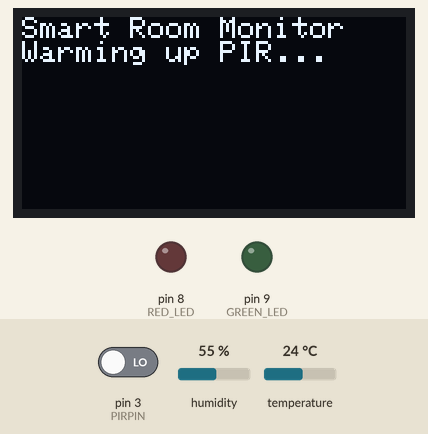
Simulated run of this sketch. Board: Arduino Uno, built with avr-gcc and run on an emulated ATmega328P. On the bench: 128×64 one-colour display, output pins drawn as LEDs (lit = HIGH). The inputs (shaded band) are chosen by the test bench; at power-on: pin 3 (PIRPIN) LOW, humidity 55 %, temperature 24 °C. What the sketch prints to the serial monitor is not drawn.

Above: at 0.1 s.
At 30.2 s:
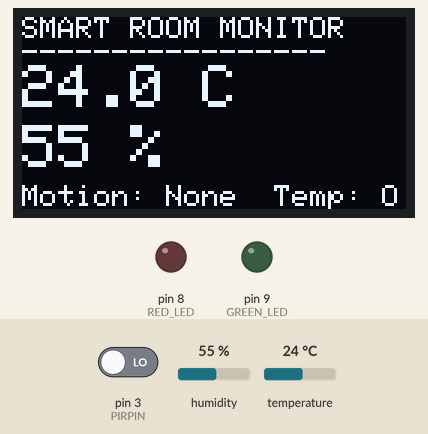

The sketch:

day6_threshold.ino
```cpp
#include <Wire.h>
#include <Adafruit_GFX.h>
#include <Adafruit_SSD1306.h>
#include "DHT.h"

#define SCREEN_WIDTH 128
#define SCREEN_HEIGHT 64
#define OLED_RESET -1

Adafruit_SSD1306 display(SCREEN_WIDTH, SCREEN_HEIGHT, &Wire, OLED_RESET);

#define DHTPIN 2
#define DHTTYPE DHT22
#define PIRPIN 3
#define RED_LED 8
#define GREEN_LED 9

#define TEMP_THRESHOLD 30.0  // °C — change this to test

DHT dht(DHTPIN, DHTTYPE);

void setup() {
  Serial.begin(9600);
  dht.begin();
  pinMode(PIRPIN, INPUT);
  pinMode(RED_LED, OUTPUT);
  pinMode(GREEN_LED, OUTPUT);

  digitalWrite(RED_LED, LOW);
  digitalWrite(GREEN_LED, LOW);

  if (!display.begin(SSD1306_SWITCHCAPVCC, 0x3C)) {
    Serial.println("OLED init failed");
    for (;;);
  }
  display.clearDisplay();
  display.setTextSize(1);
  display.setTextColor(SSD1306_WHITE);
  display.setCursor(0, 0);
  display.println("Smart Room Monitor");
  display.println("Warming up PIR...");
  display.display();

  Serial.println("Smart Room Monitor — Day 6");
  Serial.println("Warming up PIR sensor (30 seconds)...");
  delay(30000);
  Serial.println("PIR ready.");
}

void loop() {
  float humidity = dht.readHumidity();
  float temperature = dht.readTemperature();
  int motionState = digitalRead(PIRPIN);

  // --- Threshold logic ---
  bool tempAlert = (!isnan(temperature) && temperature > TEMP_THRESHOLD);
  bool motionAlert = (motionState == HIGH);

  digitalWrite(RED_LED, tempAlert ? HIGH : LOW);
  digitalWrite(GREEN_LED, motionAlert ? HIGH : LOW);

  // --- Serial output ---
  if (isnan(humidity) || isnan(temperature)) {
    Serial.println("DHT read failed!");
  } else {
    Serial.print("Temp: ");
    Serial.print(temperature);
    Serial.print(" °C | Humidity: ");
    Serial.print(humidity);
    Serial.print(" % | Motion: ");
    Serial.print(motionAlert ? "YES" : "NO");
    Serial.print(" | TempAlert: ");
    Serial.println(tempAlert ? "ON" : "OFF");
  }

  // --- OLED output ---
  display.clearDisplay();
  display.setCursor(0, 0);
  display.setTextSize(1);
  display.println("SMART ROOM MONITOR");
  display.println("-----------------");

  display.setTextSize(2);
  display.setCursor(0, 16);
  display.print(temperature, 1);
  display.print(" C");

  display.setCursor(0, 36);
  display.print(humidity, 0);
  display.print(" %");

  display.setTextSize(1);
  display.setCursor(0, 56);
  display.print("Motion: ");
  display.print(motionAlert ? "DETECTED" : "None");
  display.print("  Temp: ");
  display.print(tempAlert ? "HOT" : "OK");

  display.display();

  delay(1000); // Faster loop so LEDs respond quickly
}
```
